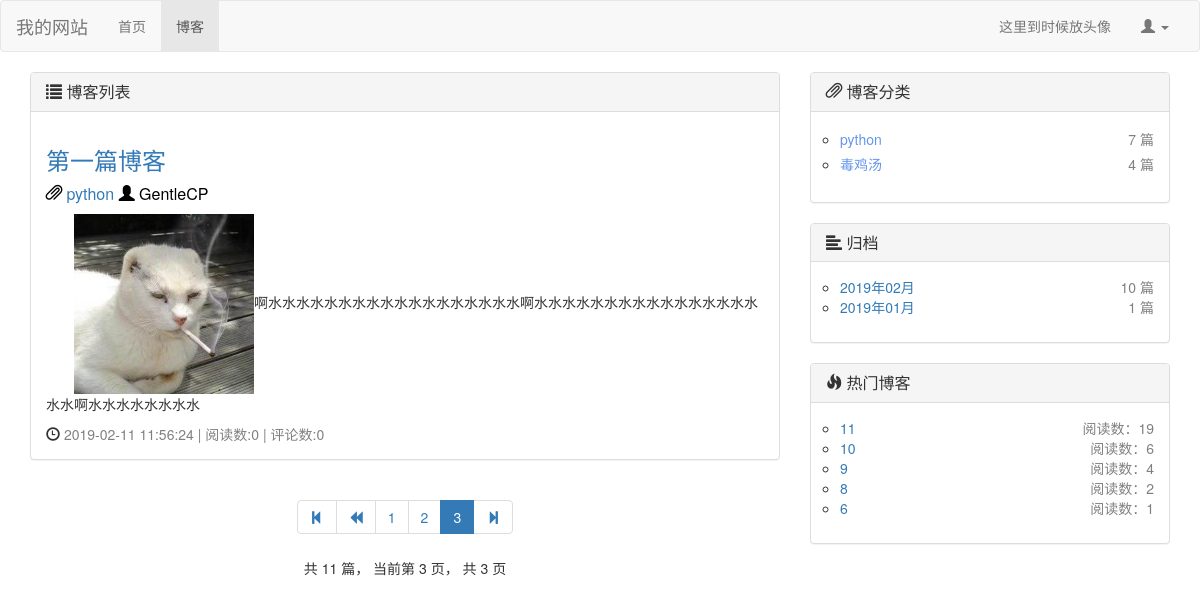
Page /blog/?page=3 on the committed database.
### blog/models.py (models this page shows, shortened)
class Blog(models.Model, ReadNumExtendMethod):
    title = models.CharField(max_length=40, verbose_name="标题")
    blog_type = models.ForeignKey(BlogType, on_delete=models.DO_NOTHING, verbose_name="博客类型")
    author = models.ForeignKey(User, on_delete=models.DO_NOTHING, verbose_name="作者")
    content = RichTextUploadingField(verbose_name="内容")
    created_time = models.DateTimeField(auto_now_add=True, verbose_name="创建时间")
    last_modified_time = models.DateTimeField(auto_now=True, verbose_name="上次修改时间")
    class Meta:
        ordering = ['-created_time', ]  # 这里让前端网页在对从request获取到的数据排序按照创建时间由新到旧

class BlogType(models.Model):
    type_name = models.CharField(max_length=30, verbose_name="博客类型")

### read_statistic/models.py (models this page shows, shortened)
class ReadNum(models.Model):
    read_num = models.IntegerField(default=0)
    content_type = models.ForeignKey(ContentType,on_delete=models.DO_NOTHING) # 将ContentType绑定作为外键生成contenttype对象
    object_id = models.PositiveIntegerField() # 对象的id，确定了对象后根据id唯一定位对象
    content_object = GenericForeignKey('content_type','object_id') # 将上面两个合并成一个content对象

### blog/views.py (the view)
# urls.py: path('',views.get_blog_list,name = "blog_list"), # blog list
def get_blog_list(request):
    all_blogs = Blog.objects.all()  # 获取所有的blog
    context = get_blog_common(request, all_blogs)  # 调用公共代码函数，返回context
    return render(request, 'blog_list.html', context)

### blog/utils.py (called while the page is built)
def blogs_pagination(request, all_blogs):
    blog_paginator = Paginator(all_blogs, settings.BLOGS_PER_PAGE)  # 博客分页器，5条一页
    page_num = request.GET.get('page', 1)  # 获取url请求中页面的参数
    blogs_in_page = blog_paginator.get_page(page_num)  # 根据页面获取到该页的blog对象
    current_page_num = blogs_in_page.number  # 当前页面
    page_range = [i for i in [current_page_num - 2, current_page_num - 1, current_page_num,
                              current_page_num + 1, current_page_num + 2] if
                  i > 0 and i <= blog_paginator.num_pages]
    return blogs_in_page, page_range

def get_blog_types():
    blog_types = BlogType.objects.all()
    for blog_type in blog_types:
        blog_count = Blog.objects.filter(blog_type=blog_type).count()  # 根据博客类型统计该类型下的博客数量
        blog_type.blog_count = blog_count
    return blog_types

def get_blog_dates():
    blog_dates = Blog.objects.dates('created_time', 'month', order='DESC')  # 按月份返回博客,是个dates对象
    blog_dates_dic = {}
    for blog_date in blog_dates:
        blog_count = Blog.objects.filter(created_time__year=blog_date.year,
                                         created_time__month=blog_date.month).count()  # 根据取到的月份博客的年月属性挑出博客
        blog_dates_dic[blog_date] = blog_count
    return blog_dates_dic

def get_hot_blogs():
    hot_blogs = []
    ct = ContentType.objects.get_for_model(Blog)
    readnums = ReadNum.objects.filter(content_type=ct).order_by('-read_num')  # 暗转阅读量获取
    num_of_hot_blogs = readnums.count()  # 总的已读文章数
    for i in range(num_of_hot_blogs if num_of_hot_blogs < settings.NUM_OF_HOT_BLOGS else settings.NUM_OF_HOT_BLOGS):
        hot_blog = Blog.objects.get(id=readnums[i].object_id)
        hot_blogs.append(hot_blog)
    return hot_blogs

### blog/views.py (called while the page is built)
def get_blog_common(request, all_blogs):
    context = {}
    blogs_in_page, page_range = blogs_pagination(request, all_blogs)
    blog_types = get_blog_types()
    blog_dates_dic = get_blog_dates()
    hot_blogs = get_hot_blogs()
    context['blogs_in_page'] = blogs_in_page
    context['page_range'] = page_range  # 选取当前页面和邻近的4页作为分页显示
    context['blog_types'] = blog_types  # 统计了博客数量的博客类型
    context['blog_dates'] = blog_dates_dic  # 统计了博客数量的按月博客
    context['hot_blogs'] = hot_blogs  # 热门博客
    return context

### comment/templatetags/comment_tags.py (called while the page is built)
@register.simple_tag  # simple_tag允许传入多个参数
def get_comment_num(obj):
    content_type = ContentType.objects.get_for_model(obj)  # 通过对象获取content_type
    comment_num = Comment.objects.filter(content_type=content_type, object_id=obj.id).count()  # 评论数
    return comment_num

### blog/templates/blog_list.html (shortened to what this page needs)
{% extends 'base.html' %}
{% block nav_blog_active %}active{% endblock %}
{% load staticfiles %}
{% load comment_tags %}
{% block head_extends %}
    <link rel="stylesheet" href="{% static 'css/blog.css' %}">
{% endblock %}
{% block content %}
    <div class="container">
        <div class="row">
            <div class="col-md-8">
                <div class="panel panel-default">
                    <div class="panel-heading">
                        <h3 class="panel-title">{% block blog-head %}<span class="glyphicon glyphicon-list"
                                                                           aria-hidden="true"></span>
                            博客列表{% endblock %}</h3>
                    </div>
                    <div class="panel-body">
                        {% for blog in blogs_in_page.object_list %}
                            <div class="blog">
                                <h3><a href={% url 'blog_detail' blog.id %}>{{ blog.title }}</a></h3>
                                <p class="blog-info">
                                    <span class="glyphicon glyphicon-paperclip"
                                          aria-hidden="true"></span> <a
                                        href= {% url 'blog_with_type' blog.blog_type.id %}>{{ blog.blog_type.type_name }}</a>
                                    <span class="glyphicon glyphicon-user"
                                          aria-hidden="true"></span> {{ blog.author }}
                                </p>
                                <div class="blog-outline">
                                    {{ blog.content | truncatechars:150 |safe}}
                                </div>
                                <nobr><span class="glyphicon glyphicon-time"
                                          aria-hidden="true"></span> <font
                                        color="gray">{{ blog.last_modified_time|date:"Y-m-d H:i:s" }}</font></nobr>
                                <nobr><font color="gray"> | 阅读数:{{ blog.get_read_num }}</font></nobr>
                            <nobr><font color="gray"> | 评论数:{% get_comment_num blog %}</font></nobr>
                            </div>
                        {% empty %}
                            暂无博客，赶快去写一个吧~
                        {% endfor %}
                    </div>
                </div>
                <div class="blog-paging">
                    <ul class="pagination">
                        <li>
                            <a href="?page=1" aria-label="Previous">
                                    <span aria-hidden="true">
                                         <span class="glyphicon glyphicon-step-backward" aria-hidden="true"></span>
                                    </span>
                            </a>
                        </li>
                        {% if blogs_in_page.has_previous %}
                            <li>
                                <a href="?page={{ blogs_in_page.previous_page_number }}" aria-label="Previous">
                                         <span aria-hidden="true">
                                         <span class="glyphicon glyphicon-backward" aria-hidden="true"></span>
                                    </span>
                                </a>
                            </li>
                        {% endif %}
                        {% for page_num in page_range %}
                            {% if page_num == blogs_in_page.number %}
                                <li class="active">
                                    <span>{{ page_num }} <span class="sr-only">(current)</span></span>
                                </li>
                            {% else %}
                                <li><a href="?page={{ page_num }}">{{ page_num }}</a></li>
                            {% endif %}
                        {% endfor %}
                        <li>
                            <a href="?page={{ blogs_in_page.paginator.num_pages }}" aria-label="Previous">
                                    <span aria-hidden="true">
                                        <span class="glyphicon glyphicon-step-forward" aria-hidden="true"></span>
                                    </span>
                            </a>
                        </li>
                    </ul>
                    <p>
                        共 {{ blogs_in_page.paginator.count }} 篇，
                        当前第 {{ blogs_in_page.number }} 页，
                        共 {{ blogs_in_page.paginator.num_pages }} 页
                    </p>
                </div>
            </div>
            <div class="col-md-4">
                <div class="panel panel-default">
                    <div class="panel-heading">
                        <h3 class="panel-title"><span class="glyphicon glyphicon-paperclip"
                                                      aria-hidden="true"></span> 博客分类</h3>
                    </div>
                    <div class="panel-body">
                        <ul class="blog-types">
                            {% for blog_type in blog_types %}
                                <li style="line-height:25px">
                                    <nobr class ="blog-url"><a href= {% url 'blog_with_type' blog_type.id %}>
                                        <font color="#6495ed"> {{ blog_type.type_name }} </font></a></nobr>
                                    <nobr class = "blog-arg">{{ blog_type.blog_count }} 篇</nobr>
                                </li>
                            {% empty %}
                                <li><a>暂无类型，赶快去添加分类吧~</a></li>
                            {% endfor %}
                        </ul>
                    </div>
                </div>
                <div class="panel panel-default">
                    <div class="panel-heading">
                        <h3 class="panel-title"><span class="glyphicon glyphicon-align-left"
                                                      aria-hidden="true"></span> 归档</h3>
                    </div>
                    <div class="panel-body">
                        <ul class="blog-types">
                            {% for blog_date, blog_count in blog_dates.items %}
                                <li>
                                    <nobr class="blog-url"><a
                                            href= {% url 'blog_with_date'  blog_date.year blog_date.month %}>
                                        {{ blog_date | date:"Y年m月" }}</a></nobr>
                                    <nobr class="blog-arg">{{ blog_count }} 篇</nobr>
                                </li>
                            {% endfor %}
                        </ul>
                    </div>
                </div>
                <div class="panel panel-default">
                    <div class="panel-heading">
                        <h3 class="panel-title"><span class="glyphicon glyphicon-fire"
                                                      aria-hidden="true"></span> 热门博客</h3>
                    </div>
                    <div class="panel-body">
                        <ul class="blog-types">
                            {% for hot_blog in hot_blogs %}
                                <li>
                                    <nobr class="blog-url"><a href={% url 'blog_detail' hot_blog.id %}>
                                        {{ hot_blog.title }} </a></nobr>
                                    <nobr class="blog-arg">阅读数：{{ hot_blog.get_read_num }}</nobr>
                                </li>
                            {% endfor %}
                        </ul>
                    </div>
                </div>
            </div>
        </div>
    </div>
{% endblock %}

### static/css/blog.css (style rules this page uses)
ul.blog-types { list-style-type: circle; padding-left: 1em; }
ul.blog-types nobr.blog-url { color: #6495ed; }
ul.blog-types nobr.blog-arg { color: #808080; float: right; }
div.blog { margin-top: 0.5em; }
div.blog p.blog-info { margin-bottom: 0.5em; font-size: medium; color: #000000; }
div.blog-outline { text-indent: 2em; }
div.blog-paging { text-align: center; }

### rows in the picture
Blog: title "第一篇博客", blog_type.type_name "python", author "GentleCP", content (picture), content "啊水水水水水水水水水水水水水水水水水水啊水水水水水水水水水水水水水水水水水水啊水水水水水水水水", last_modified_time "2019-02-11 11:56:24", get_read_num "0", id "0"
BlogType: type_name "python", blog_count "7"
BlogType: type_name "毒鸡汤", blog_count "4"
Blog: title "11", get_read_num "19"
Blog: title "10", get_read_num "6"
Blog: title "9", get_read_num "4"
Blog: title "8", get_read_num "2"
Blog: title "6", get_read_num "1"

### other values in the picture
{{ page_num }} "1" "2"
{{ page_num }} "3"
{{ blogs_in_page.paginator.count }} "11"
{{ blogs_in_page.number }} "3"
{{ blogs_in_page.paginator.num_pages }} "3"
{{ blog_date | date:"Y年m月" }} "2019年02月" "2019年01月"
{{ blog_count }} "10" "1"
